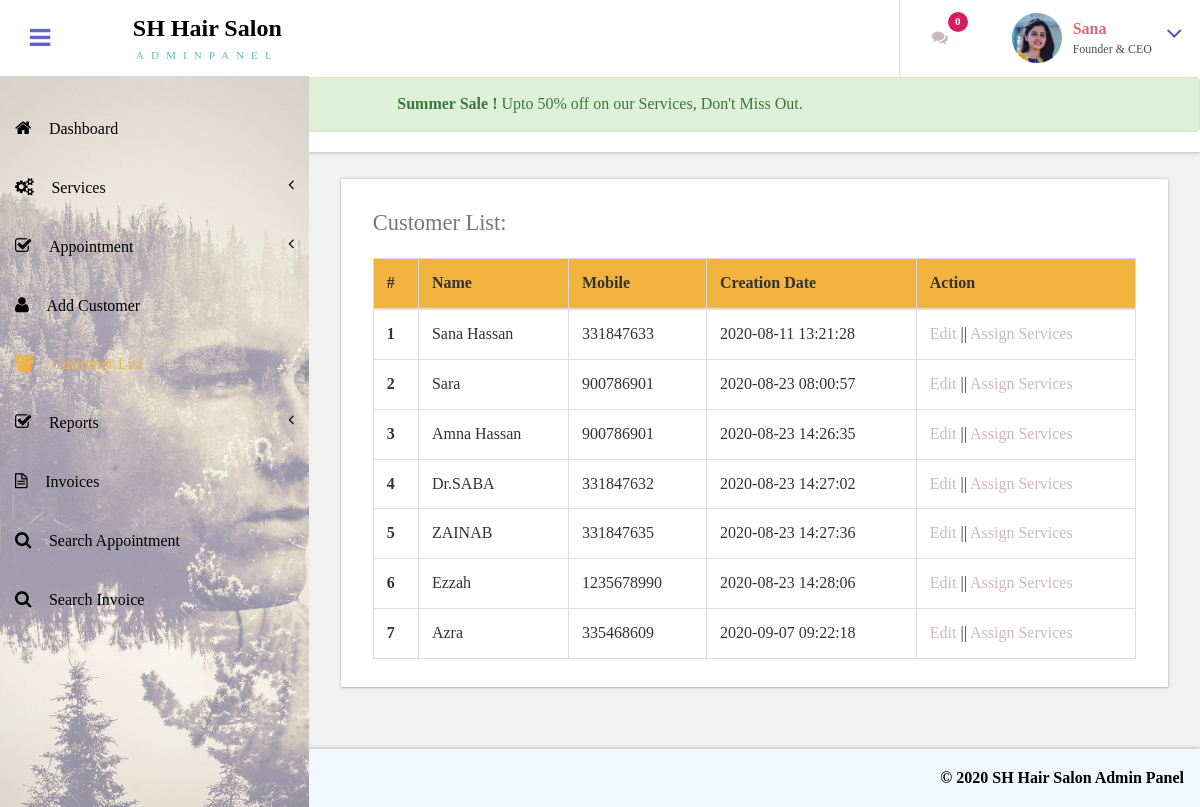
Screenshot of /hsms/admin/customer-list.php (signed in) with the database file from the repository.
### tables this page shows
CREATE TABLE `tblcustomers` (
  `ID` int(10) NOT NULL,
  `Name` varchar(120) DEFAULT NULL,
  `Email` varchar(200) DEFAULT NULL,
  `MobileNumber` bigint(11) DEFAULT NULL,
  `Gender` enum('Female','Male','Transgender') DEFAULT NULL,
  `Details` mediumtext,
  `CreationDate` timestamp NULL DEFAULT CURRENT_TIMESTAMP,
  `UpdationDate` timestamp NULL DEFAULT NULL ON UPDATE CURRENT_TIMESTAMP
);

### hsms/admin/customer-list.php (the view, shortened to what this page needs)
<?php
include('includes/dbconnection.php');
if (strlen($_SESSION['bpmsaid']==0)) {
  header('location:logout.php');
  } else{
  ?>
<!DOCTYPE HTML>
<html>
<head>
<link href="css/bootstrap.css" rel='stylesheet' type='text/css' />
<link href="css/style.css" rel='stylesheet' type='text/css' />
<link href="css/font-awesome.css" rel="stylesheet">
<link href="css/animate.css" rel="stylesheet" type="text/css" media="all">
<link href="css/custom.css" rel="stylesheet">
</head>
<body class="cbp-spmenu-push">
	<div class="main-content">
		 <?php include_once('includes/sidebar.php');?>
		 <?php include_once('includes/header.php');?>
		<div id="page-wrapper">
			<div class="main-page">
				<div class="tables">
					<h3 class="title1">Customer List</h3>
					<div class="table-responsive bs-example widget-shadow">
						<h4>Customer List:</h4>
						<table class="table table-bordered"> <thead style="background-color: #f2b33f;"> <tr> <th>#</th> <th>Name</th> <th>Mobile</th> <th>Creation Date</th><th>Action</th> </tr> </thead> <tbody>
<?php
$ret=mysqli_query($con,"select *from  tblcustomers");
$cnt=1;
while ($row=mysqli_fetch_array($ret)) {
?>
						 <tr> <th scope="row"><?php echo $cnt;?></th> <td><?php  echo $row['Name'];?></td> <td><?php  echo $row['MobileNumber'];?></td><td><?php  echo $row['CreationDate'];?></td> <td><a href="edit-customer-detailed.php?editid=<?php echo $row['ID'];?>">Edit</a>  ||  <a href="add-customer-services.php?addid=<?php echo $row['ID'];?>">Assign Services</a></td> </tr>   <?php
$cnt=$cnt+1;
}?></tbody> </table>
					</div>
				</div>
			</div>
		</div>
		 <?php include_once('includes/footer.php');?>
	</div>
</body>
</html>
<?php }  ?>

### hsms/admin/includes/sidebar.php (shortened to what this page needs)
<div class=" sidebar" role="navigation">
          <div class="navbar-collapse">
      <nav class="cbp-spmenu cbp-spmenu-vertical cbp-spmenu-left" id="cbp-spmenu-s1">
        <ul class="nav" id="side-menu">
          <li>
            <a href="dashboard.php"><i class="fa fa-home nav_icon"></i>Dashboard</a>
          </li>
          <li>
            <a href="add-services.php"><i class="fa fa-cogs nav_icon"></i>Services<span class="fa arrow"></span> </a>
          </li>
          <li>
            <a href="all-appointment.php"><i class="fa fa-check-square-o nav_icon"></i>Appointment<span class="fa arrow"></span></a>
          </li>
          <li>
            <a href="add-customer.php" class="chart-nav"><i class="fa fa-user nav_icon"></i>Add Customer</a>
          </li>
           <li>
            <a href="customer-list.php" class="chart-nav"><i class="fa fa-users nav_icon"></i>Customer List</a>
          </li>
            <li>
            <a href="#"><i class="fa fa-check-square-o nav_icon"></i>Reports<span class="fa arrow"></span></a>
          </li>
  <li>
            <a href="invoices.php" class="chart-nav"><i class="fa fa-file-text-o nav_icon"></i>Invoices</a>
          </li>
          <li>
            <a href="search-appointment.php" class="chart-nav"><i class="fa fa-search nav_icon"></i>Search Appointment</a>
          </li>
          <li>
            <a href="search-invoices.php" class="chart-nav"><i class="fa fa-search nav_icon"></i>Search Invoice</a>
          </li>
        </ul>
      </nav>
    </div>
  </div>

### hsms/admin/includes/header.php (shortened to what this page needs)
<div class="sticky-header header-section ">
      <div class="header-left">
        <button id="showLeftPush"><i class="fa fa-bars"></i></button>
        <div class="logo">
          <a href="index.php">
            <h1>SH Hair Salon</h1>
            <span>ADMINPANEL</span>
          </a>
        </div>
      </div>
      <div class="header-right">
        <div class="profile_details_left">
          <ul class="nofitications-dropdown">
            <?php
$ret1=mysqli_query($con,"select ID,Name from  tblappointment where Status=''");
$num=mysqli_num_rows($ret1);
?>
            <li class="dropdown head-dpdn">
              <a href="#" class="dropdown-toggle" data-toggle="dropdown" aria-expanded="false"><i class="fa fa-comments"></i><span class="badge blue"><?php echo $num;?></span></a>
            </li>
          </ul>
          <div class="clearfix"> </div>
        </div>
        <div class="profile_details">
        <?php
$adid=$_SESSION['bpmsaid'];
$ret=mysqli_query($con,"select AdminName from tbladmin where ID='$adid'");
$row=mysqli_fetch_array($ret);
$name=$row['AdminName'];
?>
          <ul>
            <li class="dropdown profile_details_drop">
              <a href="#" class="dropdown-toggle" data-toggle="dropdown" aria-expanded="false">
                <div class="profile_img">
                  <span class="prfil-img"><img src="images/user1.png" alt="" width="50" height="50"> </span>
                  <div class="user-name">
                    <p style="font-weight: bold;"><?php echo $name; ?></p>
                    <span>Founder & CEO</span>
                  </div>
                  <i class="fa fa-angle-down lnr"></i>
                  <div class="clearfix"></div>
                </div>
              </a>
            </li>
          </ul>
        </div>
      </div>
      <div class="clearfix"> </div>
      <div class="alert alert-success" role="alert" align="center">
        <strong>Summer Sale !</strong> Upto 50% off on our Services, Don't Miss Out.
      </div>
    </div>

### hsms/admin/includes/footer.php
<div class="footer">
   <p style="text-align: right; font-weight: bolder; color: black;">&copy; 2020 SH Hair Salon Admin Panel </p>
</div>

### hsms/admin/css/custom.css (style rules this page uses)
#page-wrapper { padding:7em 2em 2.5em; background-color: #F1F1F1; }
.sidebar .arrow { float: right; }
.sidebar .fa.arrow:before { content: "\f104"; }

### rows the page displays
tblcustomers: Name "Sana Hassan", MobileNumber "331847633", CreationDate "2020-08-11 13:21:28"
tblcustomers: Name "Sara", MobileNumber "900786901", CreationDate "2020-08-23 08:00:57"
tblcustomers: Name "Amna Hassan", MobileNumber "900786901", CreationDate "2020-08-23 14:26:35"
tblcustomers: Name "Dr.SABA", MobileNumber "331847632", CreationDate "2020-08-23 14:27:02"
tblcustomers: Name "ZAINAB", MobileNumber "331847635", CreationDate "2020-08-23 14:27:36"
tblcustomers: Name "Ezzah", MobileNumber "1235678990", CreationDate "2020-08-23 14:28:06"
tblcustomers: Name "Azra", MobileNumber "335468609", CreationDate "2020-09-07 09:22:18"

### other values shown
$num "0"
$name "Sana"
